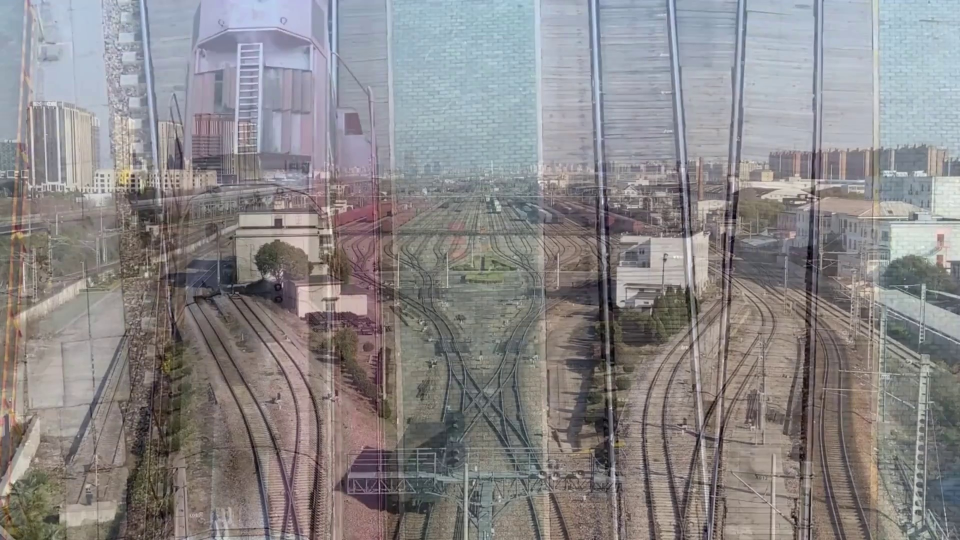
#> input picture data/1.jpg, 1920 x 1080 px (shown at 1/2 size)
$ python detect_tracks.py
#> lines starting #> are read from the running program, lines starting #| are printed output that depends on the picture; after the words box and inside, x2 and y2 are one past the last pixel; in counts of white or black regions, pixels touching at a corner belong together
# from moviepy.editor import VideoFileClip
import matplotlib.pyplot as plt
import matplotlib.image as mplimg
import numpy as np
import cv2

blur_ksize = 13  # Gaussian blur kernel size
canny_lthreshold = 30  # Canny edge detection low threshold
canny_hthreshold = 120  # Canny edge detection high threshold

# Hough transform parameters
rho = 1#rho的步长，即直线到图像原点(0,0)点的距离
theta = np.pi / 180#theta的范围
threshold = 15#累加器中的值高于它时才认为是一条直线
min_line_length = 130#线的最短长度，比这个短的都被忽略
max_line_gap = 20#两条直线之间的最大间隔，小于此值，认为是一条直线

def roi_mask(img, vertices):#img是输入的图像，verticess是兴趣区的四个点的坐标（三维的数组）
  mask = np.zeros_like(img)#生成与输入图像相同大小的图像，并使用0填充,图像为黑色
  #defining a 3 channel or 1 channel color to fill the mask with depending on the input image
  if len(img.shape) > 2:
    channel_count = img.shape[2]  # i.e. 3 or 4 depending on your image
    mask_color = (255,) * channel_count#如果 channel_count=3,则为(255,255,255)
  else:
    mask_color = 255
  cv2.fillPoly(mask, vertices, mask_color)#使用白色填充多边形，形成蒙板
  masked_img = cv2.bitwise_and(img, mask)#img&mask，经过此操作后，兴趣区域以外的部分被蒙住了，只留下兴趣区域的图像
  return masked_img

def draw_roi(img, vertices):
  cv2.polylines(img, vertices, True, [255, 0, 0], thickness=2)

# [4 lines left out: function draw_lines, not called in this run]

def hough_lines(img, rho, theta, threshold, min_line_len, max_line_gap):
  lines = cv2.HoughLinesP(img, rho, theta, threshold, np.array([]), minLineLength=min_line_len, maxLineGap=max_line_gap)#函数输出的直接就是一组直线点的坐标位置（每条直线用两个点表示[x1,y1],[x2,y2]）
  line_img = np.zeros((img.shape[0], img.shape[1], 3), dtype=np.uint8)#生成绘制直线的绘图板，黑底
  # draw_lines(line_img, lines)
  draw_lanes(line_img, lines)
  return line_img

def draw_lanes(img, lines, color=[255, 0, 0], thickness=8):
  left_lines, right_lines = [], []#用于存储左边和右边的直线
  for line in lines:#对直线进行分类
    for x1, y1, x2, y2 in line:
        #cv2.line(img, (x1, y1),(x2,y2), color, thickness)  # 画出直线
        k = (y2 - y1) / (x2 - x1)
        if k < -7:
            left_lines.append(line)
        else:
            right_lines.append(line)

#  for line in right_lines:
#      for x1,y1,x2,y2 in line:
#          cv2.line(img, (x1, y1), (x2, y2), color, thickness)

  if (len(left_lines) <= 0 or len(right_lines) <= 0):
    return img

#  for line in left_lines:  # 对直线进行分类
#      for x1, y1, x2, y2 in line:
#          cv2.line(img, (x1, y1), (x2, y2), color, thickness)  # 画出直线
  #clean_lines(left_lines, 0.1)#弹出左侧不满足斜率要求的直线
  clean_lines(right_lines, 0.1)#弹出右侧不满足斜率要求的直线

  left_points = [(x1, y1) for line in left_lines for x1,y1,x2,y2 in line]#提取左侧直线族中的所有的第一个点
  left_points = left_points + [(x2, y2) for line in left_lines for x1,y1,x2,y2 in line]#提取左侧直线族中的所有的第二个点
  right_points = [(x1, y1) for line in right_lines for x1,y1,x2,y2 in line]#提取右侧直线族中的所有的第一个点
  right_points = right_points + [(x2, y2) for line in right_lines for x1,y1,x2,y2 in line]#提取右侧侧直线族中的所有的第二个点

  left_vtx = calc_lane_vertices(left_points, 700, img.shape[0])#拟合点集，生成直线表达式，并计算左侧直线在图像中的两个端点的坐标
  right_vtx = calc_lane_vertices(right_points, 700, img.shape[0])#拟合点集，生成直线表达式，并计算右侧直线在图像中的两个端点的坐标

  cv2.line(img, (left_vtx[0][0],left_vtx[0][1]), left_vtx[1], color, thickness=20)#画出直线
  cv2.line(img, (right_vtx[0][0],right_vtx[0][1]), right_vtx[1], color, thickness=20)#画出直线

#将不满足斜率要求的直线弹出
def clean_lines(lines, threshold):
    slope=[]
    for line in lines:
        for x1,y1,x2,y2 in line:
            k=(y2-y1)/(x2-x1)
            slope.append(k)
    #slope = [(y2 - y1) / (x2 - x1) for line in lines for x1, y1, x2, y2 in line]
    while len(lines) > 0:
        mean = np.mean(slope)#计算斜率的平均值，因为后面会将直线和斜率值弹出
        diff = [abs(s - mean) for s in slope]#计算每条直线斜率与平均值的差值
        idx = np.argmax(diff)#计算差值的最大值的下标
        if diff[idx] > threshold:#将差值大于阈值的直线弹出
          slope.pop(idx)#弹出斜率
          lines.pop(idx)#弹出直线
        else:
          break

#拟合点集，生成直线表达式，并计算直线在图像中的两个端点的坐标
def calc_lane_vertices(point_list, ymin, ymax):
  x = [p[0] for p in point_list]#提取x
  y = [p[1] for p in point_list]#提取y
  fit = np.polyfit(y, x, 1)#用一次多项式x=a*y+b拟合这些点，fit是(a,b)
  fit_fn = np.poly1d(fit)#生成多项式对象a*y+b

  xmin = int(fit_fn(ymin))#计算这条直线在图像中最左侧的横坐标
  xmax = int(fit_fn(ymax))#计算这条直线在图像中最右侧的横坐标

  return [(xmin, ymin), (xmax, ymax)]

def process_an_image(img):
  roi_vtx = np.array([[(0, img.shape[0]), (2400, 600), (2600, 600), (img.shape[1], img.shape[0])]])#目标区域的四个点坐标，roi_vtx是一个三维的数组
  # roi_vtx = np.array([[(0, img.shape[0] +2100), (450, 450), (1700, 450), (1700, img.shape[0])]])
  gray = cv2.cvtColor(img, cv2.COLOR_RGB2GRAY)#图像转换为灰度图
  blur_gray = cv2.GaussianBlur(gray, (blur_ksize, blur_ksize), 0, 0)#使用高斯模糊去噪
  edges = cv2.Canny(blur_gray, canny_lthreshold, canny_hthreshold)#使用Canny进行边缘检测

  roi_edges = roi_mask(edges, roi_vtx) #去掉不感兴趣的区域，保留ROI
  #cv2.namedWindow("roi_edges", 0)
  #cv2.imshow("roi_edges", roi_edges)
  line_img = hough_lines(roi_edges, rho, theta, threshold, min_line_length, max_line_gap)#使用霍夫直线检测，并且绘制直线
  #cv2.namedWindow("edges", 0)
  #cv2.imshow("edges", line_img)
  res_img = cv2.addWeighted(img, 0.8, line_img, 1, 0)#将处理后的图像与原图做融合
  #cv2.namedWindow("res_img", 0)
  #cv2.imshow("res_img", res_img)
  return res_img


img = mplimg.imread("data/1.jpg")
#> img is the input picture: shape (1080, 1920, 3); mean R, G, B 137.7, 134.8, 136

print("start to process the image....")
res_img=process_an_image(img)
#> in process_an_image, `gray = cv2.cvtColor(img, cv2.COLOR_RGB2GRAY)#图像转换为灰度图`:
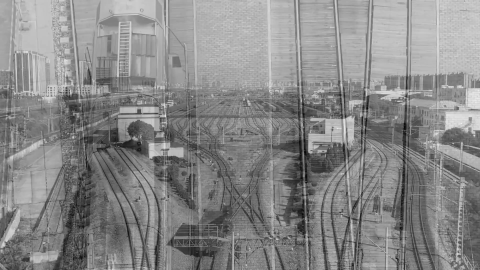
#> gray: shape (1080, 1920) (shown at 1/4 size); min 0, max 251, mean 135.8
#> in process_an_image, `edges = cv2.Canny(blur_gray, canny_lthreshold, canny_hthreshold)#使用Can..`:
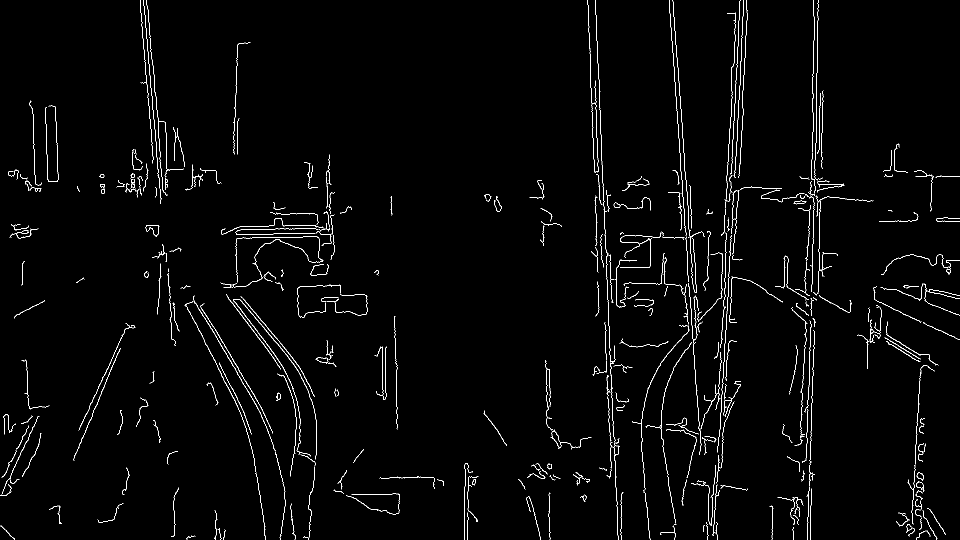
#> edges: shape (1080, 1920) (shown at 1/2 size); 1.8% white in thin lines or dots
#> in roi_mask, `cv2.fillPoly(mask, vertices, mask_color)#使用白色填充多边形，形成蒙板`:
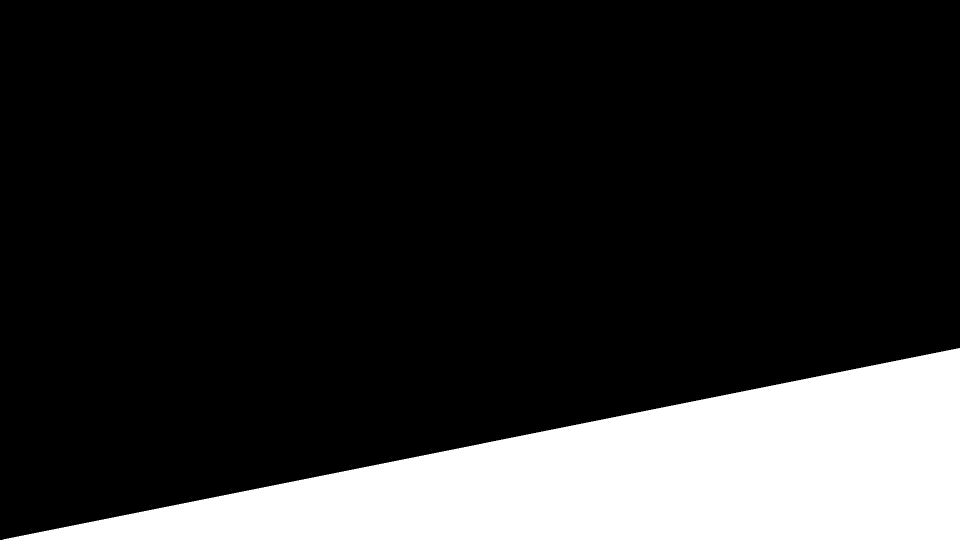
#> mask: shape (1080, 1920) (shown at 1/2 size); 17.8% white; 1 white region, box (x1, y1, x2, y2) and area: (5, 696, 1920, 1080) 368637
#> in roi_mask, `masked_img = cv2.bitwise_and(img, mask)#img&mask，经过此操作后，兴趣区域以外的部分被蒙住了，..`:
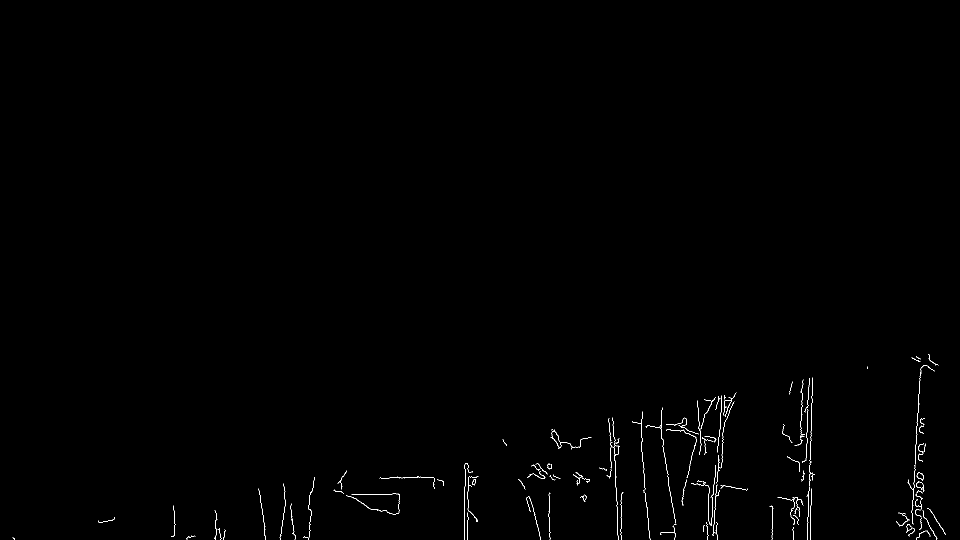
#> masked_img: shape (1080, 1920) (shown at 1/2 size); 0.39% white in thin lines or dots, all inside (x1, y1, x2, y2) = (25, 709, 1891, 1080)
#> in hough_lines, `lines = cv2.HoughLinesP(img, rho, theta, threshold, np.array([]), minL..`: lines = [[1615, 1079, 1625, 765], [1828, 975, 1840, 747], [1426, 1070, 1437, 910], [1225, 835, 1235, 1030], [1282, 886, 1299, 1076], [928, 1069, 930, 927], [1822, 1067, 1837, 788]]
#> the loop in draw_lanes, `for line in lines:#对直线进行分类` made 7 passes
#> after the loop in draw_lanes, `for line in lines:#对直线进行分类`: left_lines = [[[1615, 1079, 1625, 765]], [[1828, 975, 1840, 747]], [[1426, 1070, 1437, 910]], [[928, 1069, 930, 927]], [[1822, 1067, 1837, 788]]]; right_lines = [[[1225, 835, 1235, 1030]], [[1282, 886, 1299, 1076]]]
#> the loop in clean_lines, `for line in lines:` made 2 passes
#> after the loop in clean_lines, `for line in lines:`: slope = [19.5, 11.18]
#> the loop in clean_lines, `while len(lines) > 0:` made 2 passes
#> (mean, diff, idx) on passes 1 to 2: (15.34, [4.16, 4.16], 0), (11.18, [0], 0)
#> after the loop in clean_lines, `while len(lines) > 0:`: lines = [[[1282, 886, 1299, 1076]]]; slope = [11.18]
#> in draw_lanes, `left_points = [(x1, y1) for line in left_lines for x1,y1,x2,y2 in line..`: left_points = [(1615, 1079), (1828, 975), (1426, 1070), (928, 1069), (1822, 1067)]
#> in draw_lanes, `left_points = left_points + [(x2, y2) for line in left_lines for x1,y1..`: left_points = [(1615, 1079), (1828, 975), (1426, 1070), (928, 1069), (1822, 1067), (1625, 765), (1840, 747), (1437, 910), (930, 927), (1837, 788)]
#> in draw_lanes, `right_points = [(x1, y1) for line in right_lines for x1,y1,x2,y2 in li..`: right_points = [(1282, 886)]
#> in draw_lanes, `right_points = right_points + [(x2, y2) for line in right_lines for x1..`: right_points = [(1282, 886), (1299, 1076)]
#> in calc_lane_vertices, `x = [p[0] for p in point_list]#提取x`: x = [1615, 1828, 1426, 928, 1822, 1625, 1840, 1437, 930, 1837]
#> in calc_lane_vertices, `y = [p[1] for p in point_list]#提取y`: y = [1079, 975, 1070, 1069, 1067, 765, 747, 910, 927, 788]
#> in calc_lane_vertices, `fit = np.polyfit(y, x, 1)#用一次多项式x=a*y+b拟合这些点，fit是(a,b)`: fit = [-0.89, 2364.9]
#> in calc_lane_vertices, `xmin = int(fit_fn(ymin))#计算这条直线在图像中最左侧的横坐标`: xmin = 1742
#> in calc_lane_vertices, `xmax = int(fit_fn(ymax))#计算这条直线在图像中最右侧的横坐标`: xmax = 1403
#> in draw_lanes, `left_vtx = calc_lane_vertices(left_points, 700, img.shape[0])#拟合点集，生成直..`: left_vtx = [(1742, 700), (1403, 1080)]
#> in draw_lanes, `right_vtx = calc_lane_vertices(right_points, 700, img.shape[0])#拟合点集，生..`: right_vtx = [(1265, 700), (1299, 1080)]
#> in draw_lanes, `cv2.line(img, (left_vtx[0][0],left_vtx[0][1]), left_vtx[1], color, thi..`:
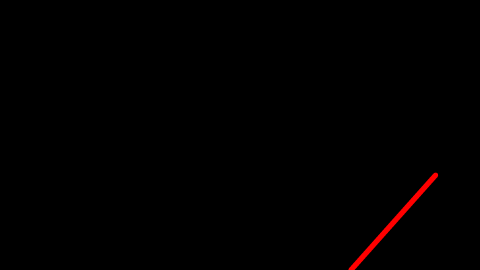
#> img: shape (1080, 1920, 3) (shown at 1/4 size); mean of channels 0, 1, 2 1.3, 0, 0; drawn as R, G, B
#> in draw_lanes, `cv2.line(img, (right_vtx[0][0],right_vtx[0][1]), right_vtx[1], color, ..`:
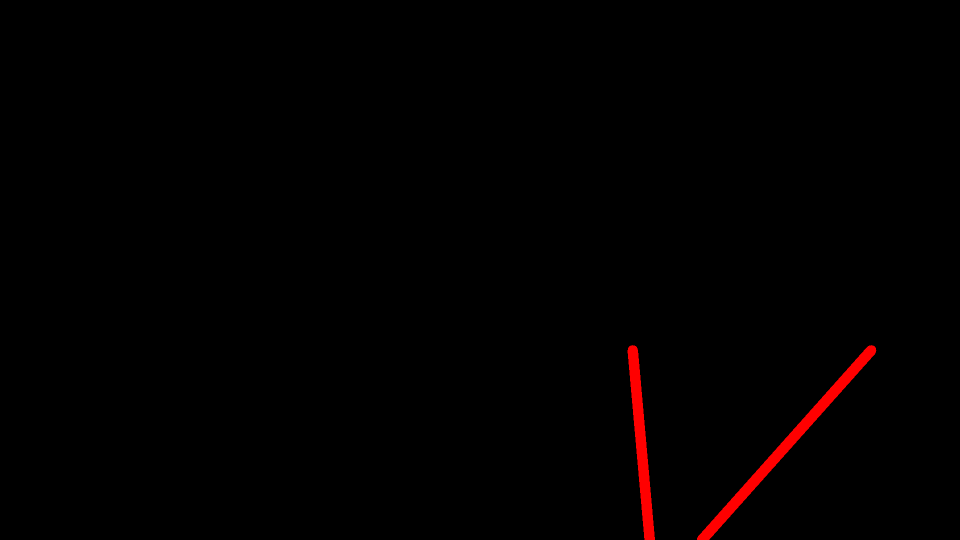
#> img: shape (1080, 1920, 3) (shown at 1/2 size); 0.39% of pixels changed, all inside (x1, y1, x2, y2) = (1255, 690, 1310, 1080); drawn as R, G, B
#> in process_an_image, `res_img = cv2.addWeighted(img, 0.8, line_img, 1, 0)#将处理后的图像与原图做融合`:
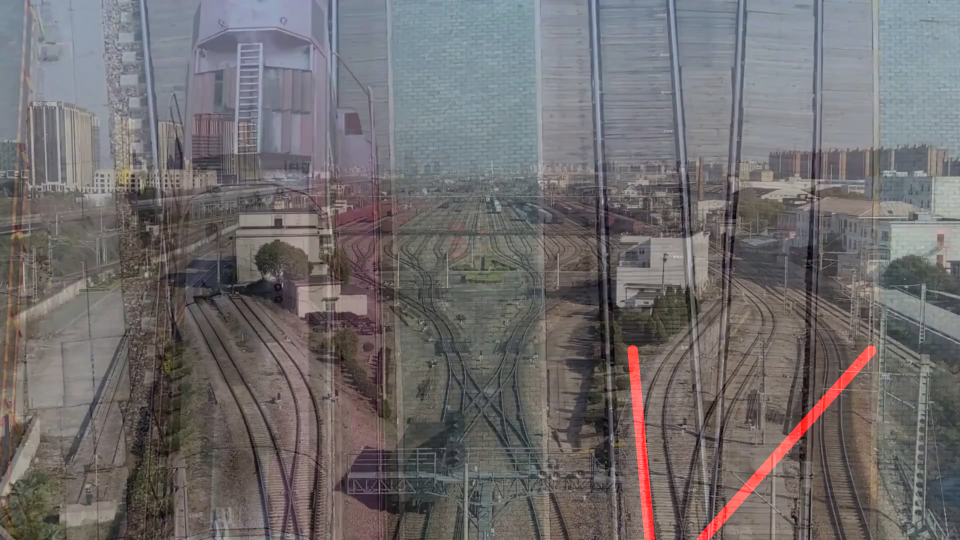
#> res_img: shape (1080, 1920, 3) (shown at 1/2 size); mean R, G, B 111.6, 107.8, 108.8
print("show you the image....")
plt.imshow(res_img)
cv2.waitKey (0)
plt.show()

$ run again, with data/10.jpg copied over data/1.jpg
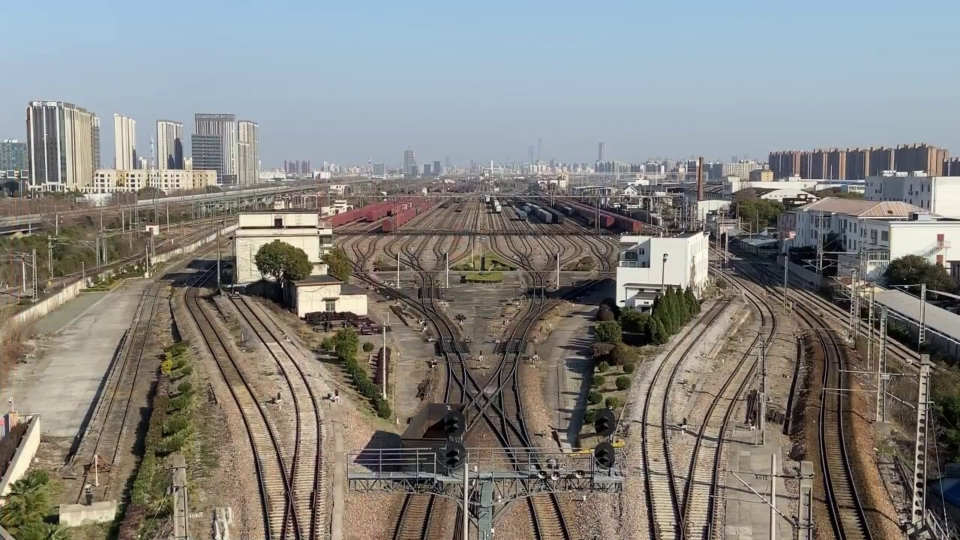
#> input picture data/10.jpg, 1920 x 1080 px (shown at 1/2 size)
#> img is the input picture: shape (1080, 1920, 3); mean R, G, B 132.8, 131.9, 128.3
#> in process_an_image, `edges = cv2.Canny(blur_gray, canny_lthreshold, canny_hthreshold)#使用Can..`:
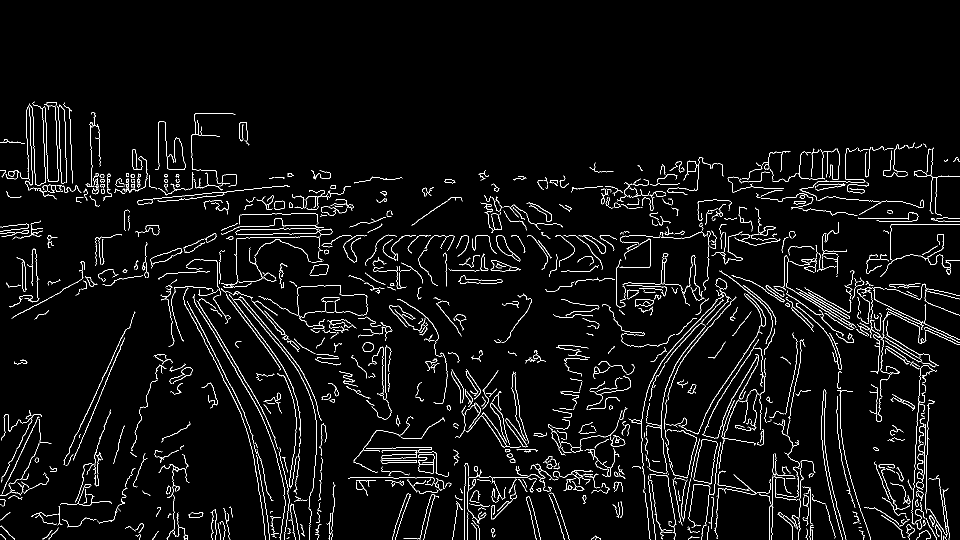
#> edges: shape (1080, 1920) (shown at 1/2 size); 3.8% white in thin lines or dots, all inside (x1, y1, x2, y2) = (0, 203, 1920, 1080)
#> mask: shape (1080, 1920); 17.8% white; 1 white region, box (x1, y1, x2, y2) and area: (5, 696, 1920, 1080) 368637
#> masked_img: shape (1080, 1920); 1% white in thin lines or dots, all inside (x1, y1, x2, y2) = (10, 709, 1900, 1080)
#> in hough_lines, `lines = cv2.HoughLinesP(img, rho, theta, threshold, np.array([]), minL..`: lines = 17 rows, first 6: [1310, 949, 1462, 973], [529, 1060, 664, 1050], [529, 1062, 664, 1062], [1040, 950, 1247, 947], [1543, 1079, 1546, 909], [1850, 1012, 1856, 855]
#> the loop in draw_lanes, `for line in lines:#对直线进行分类` made 17 passes
#> after the loop in draw_lanes, `for line in lines:#对直线进行分类`: left_lines = [[[1543, 1079, 1546, 909]], [[1850, 1012, 1856, 855]], [[1822, 1067, 1837, 792]], [[1841, 1066, 1851, 868]], [[928, 1076, 930, 926]], [[1828, 1062, 1840, 839]], [[1842, 965, 1851, 726]], [[1597, 1079, 1603, 921]], [[1840, 1058, 1851, 750]]]; right_lines = [[[1310, 949, 1462, 973]], [[529, 1060, 664, 1050]], [[529, 1062, 664, 1062]], [[1040, 950, 1247, 947]], [[1285, 932, 1300, 1079]], [[1697, 942, 1741, 1079]], [[1319, 852, 1348, 1033]], [[1289, 866, 1314, 1042]]]
#> the loop in clean_lines, `for line in lines:` made 8 passes
#> after the loop in clean_lines, `for line in lines:`: slope = [0.158, -0.0741, 0, -0.0145, 9.8, 3.11, 6.24, 7.04]
#> the loop in clean_lines, `while len(lines) > 0:` made 6 passes
#> (mean, diff, idx) on passes 1 to 6: (3.28, [3.13, 3.36, 3.28, 3.3, 6.52, 0.169, 2.96, 3.76], 4), (2.35, [2.19, 2.43, 2.35, 2.37, 0.762, 3.89, 4.69], 6), (1.57, [1.41, 1.64, 1.57, 1.59, 1.54, 4.67], 5), (0.637, [0.479, 0.711, 0.637, 0.651, 2.48], 4), (0.0173, [0.141, 0.0914, 0.0173, 0.0318], 0), (-0.0295, [0.0446, 0.0295, 0.015], 0)
#> after the loop in clean_lines, `while len(lines) > 0:`: lines = [[[529, 1060, 664, 1050]], [[529, 1062, 664, 1062]], [[1040, 950, 1247, 947]]]; slope = [-0.0741, 0, -0.0145]
#> in draw_lanes, `left_points = [(x1, y1) for line in left_lines for x1,y1,x2,y2 in line..`: left_points = [(1543, 1079), (1850, 1012), (1822, 1067), (1841, 1066), (928, 1076), (1828, 1062), (1842, 965), (1597, 1079), (1840, 1058)]
#> in draw_lanes, `left_points = left_points + [(x2, y2) for line in left_lines for x1,y1..`: left_points = [(1543, 1079), (1850, 1012), (1822, 1067), (1841, 1066), (928, 1076), (1828, 1062), (1842, 965), (1597, 1079), (1840, 1058), (1546, 909), (1856, 855), (1837, 792), (1851, 868), (930, 926), (1840, 839), (1851, 726), (1603, 921), (1851, 750)]
#> in draw_lanes, `right_points = [(x1, y1) for line in right_lines for x1,y1,x2,y2 in li..`: right_points = [(529, 1060), (529, 1062), (1040, 950)]
#> in draw_lanes, `right_points = right_points + [(x2, y2) for line in right_lines for x1..`: right_points = [(529, 1060), (529, 1062), (1040, 950), (664, 1050), (664, 1062), (1247, 947)]
#> x = [1543, 1850, 1822, 1841, 928, 1828, 1842, 1597, 1840, 1546, 1856, 1837, 1851, 930, 1840, 1851, 1603, 1851]
#> y = [1079, 1012, 1067, 1066, 1076, 1062, 965, 1079, 1058, 909, 855, 792, 868, 926, 839, 726, 921, 750]
#> fit = [-0.642, 2289.3]
#> xmin = 1839
#> xmax = 1595
#> left_vtx = [(1839, 700), (1595, 1080)]
#> right_vtx = [(2388, 700), (487, 1080)]
#> in process_an_image, `res_img = cv2.addWeighted(img, 0.8, line_img, 1, 0)#将处理后的图像与原图做融合`:
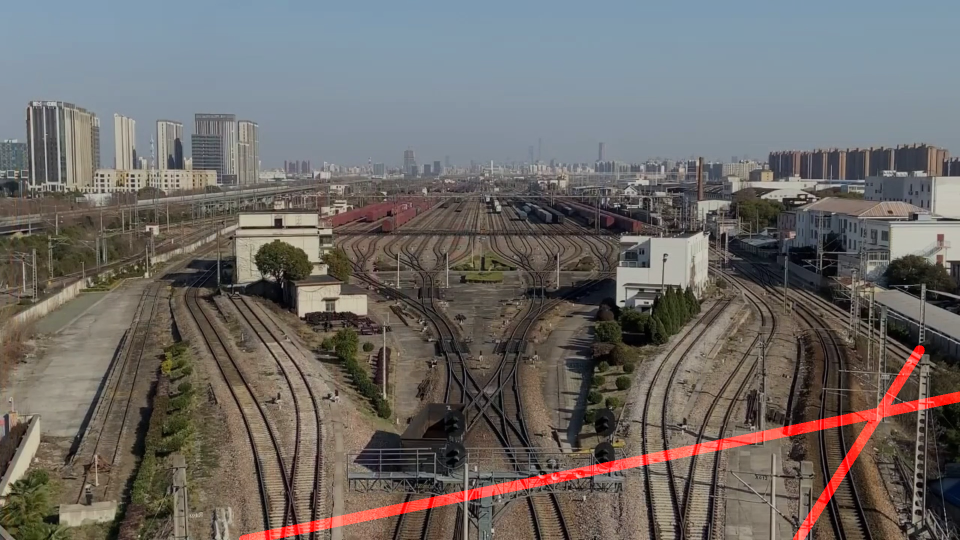
#> res_img: shape (1080, 1920, 3) (shown at 1/2 size); mean R, G, B 109.3, 105.5, 102.7
